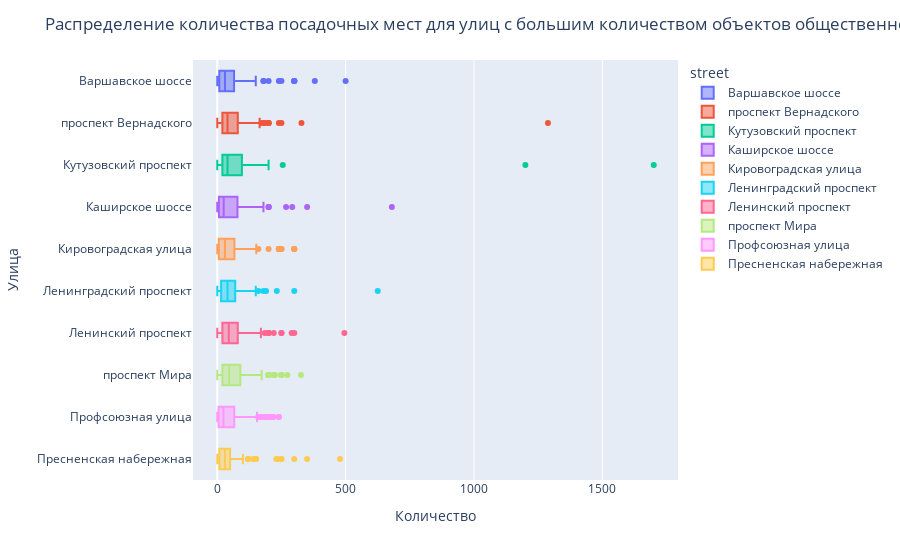

The notebook cell saved with this chart:
### Markdown cell above
Для того, чтобы посмотреть распределение посадочных мест на топ-10 улиц, построим диаграмму размаха.

### Code cell
# построение диаграммы размаха
fig = px.box(data_top_10, x="number", y="street", color = 'street' )
fig.update_layout(
    title='Распределение количества посадочных мест для улиц с большим количеством объектов общественного питания',
    yaxis_title="Улица",
    xaxis_title="Количество")
fig.show()

### Figure 1 — Plotly figure (JSON) as saved in the notebook; plotly's stock layout.template omitted (floating-point values rounded to 4 significant figures; data arrays with more than 128 entries replaced by an {"elided": "..."} marker saying what was removed)
{"data": [{"alignmentgroup": "True", "hovertemplate": "street=%{y}<br>number=%{x}<extra></extra>", "legendgroup": "Варшавское шоссе", "marker": {"color": "#636efa"}, "name": "Варшавское шоссе", "notched": false, "offsetgroup": "Варшавское шоссе", "orientation": "h", "showlegend": true, "type": "box", "x": {"elided": "161 int values"}, "x0": " ", "xaxis": "x", "y": {"elided": "161 str values"}, "y0": " ", "yaxis": "y"}, {"alignmentgroup": "True", "hovertemplate": "street=%{y}<br>number=%{x}<extra></extra>", "legendgroup": "проспект Вернадского", "marker": {"color": "#EF553B"}, "name": "проспект Вернадского", "notched": false, "offsetgroup": "проспект Вернадского", "orientation": "h", "showlegend": true, "type": "box", "x": [42, 5, 8, 10, 50, 10, 240, 40, 60, 30, 40, 24, 20, 40, 18, 38, 97, 20, 13, 10, 50, 10, 328, 60, 32, 20, 80, 68, 50, 40, 12, 150, 200, 150, 80, 40, 20, 50, 100, 120, 23, 100, 100, 20, 20, 10, 30, 98, 5, 80, 40, 40, 49, 250, 165, 186, 30, 40, 24, 40, 85, 36, 40, 40, 50, 40, 80, 48, 90, 10, 19, 24, 150, 84, 90, 120, 180, 10, 9, 46, 74, 20, 38, 60, 10, 60, 60, 60, 60, 60, 40, 100, 70, 3, 1288, 160, 200, 172, 200, 16, 45, 40, 30, 5, 2, 70, 40, 35, 80, 10, 50, 80, 5, 47, 3, 150, 1, 1, 0, 40, 0, 90, 20, 40, 40, 2, 4, 50], "x0": " ", "xaxis": "x", "y": ["проспект Вернадского", "проспект Вернадского", "проспект Вернадского", "проспект Вернадского", "проспект Вернадского", "проспект Вернадского", "проспект Вернадского", "проспект Вернадского", "проспект Вернадского", "проспект Вернадского", "проспект Вернадского", "проспект Вернадского", "проспект Вернадского", "проспект Вернадского", "проспект Вернадского", "проспект Вернадского", "проспект Вернадского", "проспект Вернадского", "проспект Вернадского", "проспект Вернадского", "проспект Вернадского", "проспект Вернадского", "проспект Вернадского", "проспект Вернадского", "проспект Вернадского", "проспект Вернадского", "проспект Вернадского", "проспект Вернадского", "проспект Вернадского", "проспект Вернадского", "проспект Вернадского", "проспект Вернадского", "проспект Вернадского", "проспект Вернадского", "проспект Вернадского", "проспект Вернадского", "проспект Вернадского", "проспект Вернадского", "проспект Вернадского", "проспект Вернадского", "проспект Вернадского", "проспект Вернадского", "проспект Вернадского", "проспект Вернадского", "проспект Вернадского", "проспект Вернадского", "проспект Вернадского", "проспект Вернадского", "проспект Вернадского", "проспект Вернадского", "проспект Вернадского", "проспект Вернадского", "проспект Вернадского", "проспект Вернадского", "проспект Вернадского", "проспект Вернадского", "проспект Вернадского", "проспект Вернадского", "проспект Вернадского", "проспект Вернадского", "проспект Вернадского", "проспект Вернадского", "проспект Вернадского", "проспект Вернадского", "проспект Вернадского", "проспект Вернадского", "проспект Вернадского", "проспект Вернадского", "проспект Вернадского", "проспект Вернадского", "проспект Вернадского", "проспект Вернадского", "проспект Вернадского", "проспект Вернадского", "проспект Вернадского", "проспект Вернадского", "проспект Вернадского", "проспект Вернадского", "проспект Вернадского", "проспект Вернадского", "проспект Вернадского", "проспект Вернадского", "проспект Вернадского", "проспект Вернадского", "проспект Вернадского", "проспект Вернадского", "проспект Вернадского", "проспект Вернадского", "проспект Вернадского", "проспект Вернадского", "проспект Вернадского", "проспект Вернадского", "проспект Вернадского", "проспект Вернадского", "проспект Вернадского", "проспект Вернадского", "проспект Вернадского", "проспект Вернадского", "проспект Вернадского", "проспект Вернадского", "проспект Вернадского", "проспект Вернадского", "проспект Вернадского", "проспект Вернадского", "проспект Вернадского", "проспект Вернадского", "проспект Вернадского", "проспект Вернадского", "проспект Вернадского", "проспект Вернадского", "проспект Вернадского", "проспект Вернадского", "проспект Вернадского", "проспект Вернадского", "проспект Вернадского", "проспект Вернадского", "проспект Вернадского", "проспект Вернадского", "проспект Вернадского", "проспект Вернадского", "проспект Вернадского", "проспект Вернадского", "проспект Вернадского", "проспект Вернадского", "проспект Вернадского", "проспект Вернадского", "проспект Вернадского", "проспект Вернадского"], "y0": " ", "yaxis": "y"}, {"alignmentgroup": "True", "hovertemplate": "street=%{y}<br>number=%{x}<extra></extra>", "legendgroup": "Кутузовский проспект", "marker": {"color": "#00cc96"}, "name": "Кутузовский проспект", "notched": false, "offsetgroup": "Кутузовский проспект", "orientation": "h", "showlegend": true, "type": "box", "x": [90, 96, 3, 12, 100, 12, 60, 40, 50, 15, 32, 200, 75, 25, 168, 1200, 200, 200, 200, 50, 68, 200, 92, 50, 15, 60, 96, 42, 35, 100, 50, 40, 40, 98, 40, 98, 35, 30, 92, 96, 96, 90, 100, 120, 150, 154, 98, 160, 134, 50, 60, 86, 255, 0, 0, 60, 70, 0, 30, 20, 20, 30, 30, 10, 96, 30, 30, 60, 20, 30, 40, 30, 78, 36, 50, 20, 158, 140, 100, 200, 15, 120, 45, 1700, 70, 35, 100, 80, 20, 45, 30, 0, 30, 32, 39, 20, 30, 0, 0, 0, 30, 0, 0, 30, 30, 0, 0, 10, 0, 0, 0, 40, 0, 0], "x0": " ", "xaxis": "x", "y": ["Кутузовский проспект", "Кутузовский проспект", "Кутузовский проспект", "Кутузовский проспект", "Кутузовский проспект", "Кутузовский проспект", "Кутузовский проспект", "Кутузовский проспект", "Кутузовский проспект", "Кутузовский проспект", "Кутузовский проспект", "Кутузовский проспект", "Кутузовский проспект", "Кутузовский проспект", "Кутузовский проспект", "Кутузовский проспект", "Кутузовский проспект", "Кутузовский проспект", "Кутузовский проспект", "Кутузовский проспект", "Кутузовский проспект", "Кутузовский проспект", "Кутузовский проспект", "Кутузовский проспект", "Кутузовский проспект", "Кутузовский проспект", "Кутузовский проспект", "Кутузовский проспект", "Кутузовский проспект", "Кутузовский проспект", "Кутузовский проспект", "Кутузовский проспект", "Кутузовский проспект", "Кутузовский проспект", "Кутузовский проспект", "Кутузовский проспект", "Кутузовский проспект", "Кутузовский проспект", "Кутузовский проспект", "Кутузовский проспект", "Кутузовский проспект", "Кутузовский проспект", "Кутузовский проспект", "Кутузовский проспект", "Кутузовский проспект", "Кутузовский проспект", "Кутузовский проспект", "Кутузовский проспект", "Кутузовский проспект", "Кутузовский проспект", "Кутузовский проспект", "Кутузовский проспект", "Кутузовский проспект", "Кутузовский проспект", "Кутузовский проспект", "Кутузовский проспект", "Кутузовский проспект", "Кутузовский проспект", "Кутузовский проспект", "Кутузовский проспект", "Кутузовский проспект", "Кутузовский проспект", "Кутузовский проспект", "Кутузовский проспект", "Кутузовский проспект", "Кутузовский проспект", "Кутузовский проспект", "Кутузовский проспект", "Кутузовский проспект", "Кутузовский проспект", "Кутузовский проспект", "Кутузовский проспект", "Кутузовский проспект", "Кутузовский проспект", "Кутузовский проспект", "Кутузовский проспект", "Кутузовский проспект", "Кутузовский проспект", "Кутузовский проспект", "Кутузовский проспект", "Кутузовский проспект", "Кутузовский проспект", "Кутузовский проспект", "Кутузовский проспект", "Кутузовский проспект", "Кутузовский проспект", "Кутузовский проспект", "Кутузовский проспект", "Кутузовский проспект", "Кутузовский проспект", "Кутузовский проспект", "Кутузовский проспект", "Кутузовский проспект", "Кутузовский проспект", "Кутузовский проспект", "Кутузовский проспект", "Кутузовский проспект", "Кутузовский проспект", "Кутузовский проспект", "Кутузовский проспект", "Кутузовский проспект", "Кутузовский проспект", "Кутузовский проспект", "Кутузовский проспект", "Кутузовский проспект", "Кутузовский проспект", "Кутузовский проспект", "Кутузовский проспект", "Кутузовский проспект", "Кутузовский проспект", "Кутузовский проспект", "Кутузовский проспект", "Кутузовский проспект", "Кутузовский проспект"], "y0": " ", "yaxis": "y"}, {"alignmentgroup": "True", "hovertemplate": "street=%{y}<br>number=%{x}<extra></extra>", "legendgroup": "Каширское шоссе", "marker": {"color": "#ab63fa"}, "name": "Каширское шоссе", "notched": false, "offsetgroup": "Каширское шоссе", "orientation": "h", "showlegend": true, "type": "box", "x": [40, 200, 50, 24, 40, 35, 100, 200, 180, 80, 28, 42, 40, 0, 200, 40, 680, 80, 80, 48, 40, 160, 50, 16, 80, 55, 0, 292, 80, 350, 15, 75, 75, 40, 10, 5, 20, 102, 15, 5, 47, 5, 5, 87, 87, 160, 87, 87, 86, 87, 20, 60, 24, 24, 176, 24, 12, 21, 21, 10, 0, 86, 50, 30, 20, 4, 28, 15, 0, 2, 25, 0, 8, 0, 49, 9, 24, 38, 4, 5, 0, 12, 30, 4, 4, 0, 16, 6, 0, 24, 6, 110, 25, 100, 0, 0, 0, 15, 25, 15, 2, 25, 268, 0, 30, 0, 160, 0, 17, 33, 35], "x0": " ", "xaxis": "x", "y": ["Каширское шоссе", "Каширское шоссе", "Каширское шоссе", "Каширское шоссе", "Каширское шоссе", "Каширское шоссе", "Каширское шоссе", "Каширское шоссе", "Каширское шоссе", "Каширское шоссе", "Каширское шоссе", "Каширское шоссе", "Каширское шоссе", "Каширское шоссе", "Каширское шоссе", "Каширское шоссе", "Каширское шоссе", "Каширское шоссе", "Каширское шоссе", "Каширское шоссе", "Каширское шоссе", "Каширское шоссе", "Каширское шоссе", "Каширское шоссе", "Каширское шоссе", "Каширское шоссе", "Каширское шоссе", "Каширское шоссе", "Каширское шоссе", "Каширское шоссе", "Каширское шоссе", "Каширское шоссе", "Каширское шоссе", "Каширское шоссе", "Каширское шоссе", "Каширское шоссе", "Каширское шоссе", "Каширское шоссе", "Каширское шоссе", "Каширское шоссе", "Каширское шоссе", "Каширское шоссе", "Каширское шоссе", "Каширское шоссе", "Каширское шоссе", "Каширское шоссе", "Каширское шоссе", "Каширское шоссе", "Каширское шоссе", "Каширское шоссе", "Каширское шоссе", "Каширское шоссе", "Каширское шоссе", "Каширское шоссе", "Каширское шоссе", "Каширское шоссе", "Каширское шоссе", "Каширское шоссе", "Каширское шоссе", "Каширское шоссе", "Каширское шоссе", "Каширское шоссе", "Каширское шоссе", "Каширское шоссе", "Каширское шоссе", "Каширское шоссе", "Каширское шоссе", "Каширское шоссе", "Каширское шоссе", "Каширское шоссе", "Каширское шоссе", "Каширское шоссе", "Каширское шоссе", "Каширское шоссе", "Каширское шоссе", "Каширское шоссе", "Каширское шоссе", "Каширское шоссе", "Каширское шоссе", "Каширское шоссе", "Каширское шоссе", "Каширское шоссе", "Каширское шоссе", "Каширское шоссе", "Каширское шоссе", "Каширское шоссе", "Каширское шоссе", "Каширское шоссе", "Каширское шоссе", "Каширское шоссе", "Каширское шоссе", "Каширское шоссе", "Каширское шоссе", "Каширское шоссе", "Каширское шоссе", "Каширское шоссе", "Каширское шоссе", "Каширское шоссе", "Каширское шоссе", "Каширское шоссе", "Каширское шоссе", "Каширское шоссе", "Каширское шоссе", "Каширское шоссе", "Каширское шоссе", "Каширское шоссе", "Каширское шоссе", "Каширское шоссе", "Каширское шоссе", "Каширское шоссе", "Каширское шоссе"], "y0": " ", "yaxis": "y"}, {"alignmentgroup": "True", "hovertemplate": "street=%{y}<br>number=%{x}<extra></extra>", "legendgroup": "Кировоградская улица", "marker": {"color": "#FFA15A"}, "name": "Кировоградская улица", "notched": false, "offsetgroup": "Кировоградская улица", "orientation": "h", "showlegend": true, "type": "box", "x": [20, 240, 250, 240, 200, 300, 240, 300, 240, 300, 240, 300, 80, 30, 46, 24, 48, 46, 24, 30, 120, 48, 56, 60, 20, 25, 30, 55, 25, 120, 152, 250, 80, 160, 80, 25, 10, 6, 20, 50, 34, 30, 50, 18, 0, 130, 0, 0, 120, 45, 60, 24, 12, 0, 8, 0, 80, 50, 35, 50, 30, 25, 0, 60, 0, 50, 0, 0, 10, 70, 60, 0, 72, 20, 0, 0, 0, 0, 40, 0, 60, 64, 24, 0, 16, 46, 10, 120, 0, 6, 6, 12, 0, 6, 8, 80, 6, 6, 0, 27, 0, 0, 24, 20, 43, 0, 100, 0], "x0": " ", "xaxis": "x", "y": ["Кировоградская улица", "Кировоградская улица", "Кировоградская улица", "Кировоградская улица", "Кировоградская улица", "Кировоградская улица", "Кировоградская улица", "Кировоградская улица", "Кировоградская улица", "Кировоградская улица", "Кировоградская улица", "Кировоградская улица", "Кировоградская улица", "Кировоградская улица", "Кировоградская улица", "Кировоградская улица", "Кировоградская улица", "Кировоградская улица", "Кировоградская улица", "Кировоградская улица", "Кировоградская улица", "Кировоградская улица", "Кировоградская улица", "Кировоградская улица", "Кировоградская улица", "Кировоградская улица", "Кировоградская улица", "Кировоградская улица", "Кировоградская улица", "Кировоградская улица", "Кировоградская улица", "Кировоградская улица", "Кировоградская улица", "Кировоградская улица", "Кировоградская улица", "Кировоградская улица", "Кировоградская улица", "Кировоградская улица", "Кировоградская улица", "Кировоградская улица", "Кировоградская улица", "Кировоградская улица", "Кировоградская улица", "Кировоградская улица", "Кировоградская улица", "Кировоградская улица", "Кировоградская улица", "Кировоградская улица", "Кировоградская улица", "Кировоградская улица", "Кировоградская улица", "Кировоградская улица", "Кировоградская улица", "Кировоградская улица", "Кировоградская улица", "Кировоградская улица", "Кировоградская улица", "Кировоградская улица", "Кировоградская улица", "Кировоградская улица", "Кировоградская улица", "Кировоградская улица", "Кировоградская улица", "Кировоградская улица", "Кировоградская улица", "Кировоградская улица", "Кировоградская улица", "Кировоградская улица", "Кировоградская улица", "Кировоградская улица", "Кировоградская улица", "Кировоградская улица", "Кировоградская улица", "Кировоградская улица", "Кировоградская улица", "Кировоградская улица", "Кировоградская улица", "Кировоградская улица", "Кировоградская улица", "Кировоградская улица", "Кировоградская улица", "Кировоградская улица", "Кировоградская улица", "Кировоградская улица", "Кировоградская улица", "Кировоградская улица", "Кировоградская улица", "Кировоградская улица", "Кировоградская улица", "Кировоградская улица", "Кировоградская улица", "Кировоградская улица", "Кировоградская улица", "Кировоградская улица", "Кировоградская улица", "Кировоградская улица", "Кировоградская улица", "Кировоградская улица", "Кировоградская улица", "Кировоградская улица", "Кировоградская улица", "Кировоградская улица", "Кировоградская улица", "Кировоградская улица", "Кировоградская улица", "Кировоградская улица", "Кировоградская улица", "Кировоградская улица"], "y0": " ", "yaxis": "y"}, {"alignmentgroup": "True", "hovertemplate": "street=%{y}<br>number=%{x}<extra></extra>", "legendgroup": "Ленинградский проспект", "marker": {"color": "#19d3f3"}, "name": "Ленинградский проспект", "notched": false, "offsetgroup": "Ленинградский проспект", "orientation": "h", "showlegend": true, "type": "box", "x": {"elided": "170 int values"}, "x0": " ", "xaxis": "x", "y": {"elided": "170 str values"}, "y0": " ", "yaxis": "y"}, {"alignmentgroup": "True", "hovertemplate": "street=%{y}<br>number=%{x}<extra></extra>", "legendgroup": "Ленинский проспект", "marker": {"color": "#FF6692"}, "name": "Ленинский проспект", "notched": false, "offsetgroup": "Ленинский проспект", "orientation": "h", "showlegend": true, "type": "box", "x": {"elided": "147 int values"}, "x0": " ", "xaxis": "x", "y": {"elided": "147 str values"}, "y0": " ", "yaxis": "y"}, {"alignmentgroup": "True", "hovertemplate": "street=%{y}<br>number=%{x}<extra></extra>", "legendgroup": "проспект Мира", "marker": {"color": "#B6E880"}, "name": "проспект Мира", "notched": false, "offsetgroup": "проспект Мира", "orientation": "h", "showlegend": true, "type": "box", "x": {"elided": "204 int values"}, "x0": " ", "xaxis": "x", "y": {"elided": "204 str values"}, "y0": " ", "yaxis": "y"}, {"alignmentgroup": "True", "hovertemplate": "street=%{y}<br>number=%{x}<extra></extra>", "legendgroup": "Профсоюзная улица", "marker": {"color": "#FF97FF"}, "name": "Профсоюзная улица", "notched": false, "offsetgroup": "Профсоюзная улица", "orientation": "h", "showlegend": true, "type": "box", "x": {"elided": "181 int values"}, "x0": " ", "xaxis": "x", "y": {"elided": "181 str values"}, "y0": " ", "yaxis": "y"}, {"alignmentgroup": "True", "hovertemplate": "street=%{y}<br>number=%{x}<extra></extra>", "legendgroup": "Пресненская набережная", "marker": {"color": "#FECB52"}, "name": "Пресненская набережная", "notched": false, "offsetgroup": "Пресненская набережная", "orientation": "h", "showlegend": true, "type": "box", "x": {"elided": "167 int values"}, "x0": " ", "xaxis": "x", "y": {"elided": "167 str values"}, "y0": " ", "yaxis": "y"}], "layout": {"boxmode": "overlay", "legend": {"title": {"text": "street"}, "tracegroupgap": 0}, "margin": {"t": 60}, "title": {"text": "Распределение количества посадочных мест для улиц с большим количеством объектов общественного питания"}, "xaxis": {"anchor": "y", "domain": [0, 1], "title": {"text": "Количество"}}, "yaxis": {"anchor": "x", "categoryarray": ["Пресненская набережная", "Профсоюзная улица", "проспект Мира", "Ленинский проспект", "Ленинградский проспект", "Кировоградская улица", "Каширское шоссе", "Кутузовский проспект", "проспект Вернадского", "Варшавское шоссе"], "categoryorder": "array", "domain": [0, 1], "title": {"text": "Улица"}}}}
